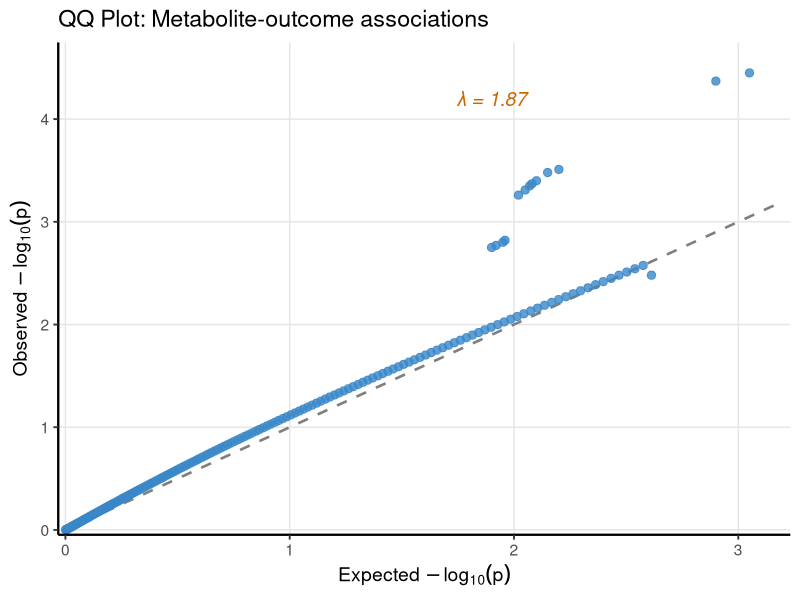

Write the R code that produced this figure.
library(ggplot2)

df = read.csv("data_qq_plot.csv", stringsAsFactors = FALSE)

# Genomic inflation factor annotated in figure
lambda_val = 1.87

# Reference line: identity (expected = observed)
ref_line = data.frame(x = c(0, 3.2), y = c(0, 3.2))

p = ggplot(df, aes(x = expected, y = observed)) +
  geom_line(
    data = ref_line, aes(x = x, y = y),
    linetype = "dashed",
    color = "gray50",
    linewidth = 0.9,
    inherit.aes = FALSE
  ) +
  geom_point(
    color = "#3A87C8",
    size = 2.5,
    alpha = 0.8
  ) +
  annotate(
    "text",
    x = 1.9, y = 4.2,
    label = paste0("\u03bb = ", lambda_val),
    color = "#CC6600",
    size = 5,
    fontface = "italic"
  ) +
  scale_x_continuous(
    breaks = 0:3,
    limits = c(0, 3.2),
    expand = c(0.01, 0)
  ) +
  scale_y_continuous(
    breaks = 0:4,
    limits = c(0, 4.7),
    expand = c(0.01, 0)
  ) +
  labs(
    title = "QQ Plot: Metabolite-outcome associations",
    x = expression("Expected" ~ -log[10](p)),
    y = expression("Observed" ~ -log[10](p))
  ) +
  theme_classic(base_size = 14) +
  theme(
    panel.grid.major = element_line(color = "gray90", linewidth = 0.5),
    axis.line = element_line(color = "black", linewidth = 0.8)
  )

ggsave("plot_qq_plot.png", p, width = 5, height = 4, dpi = 800)
